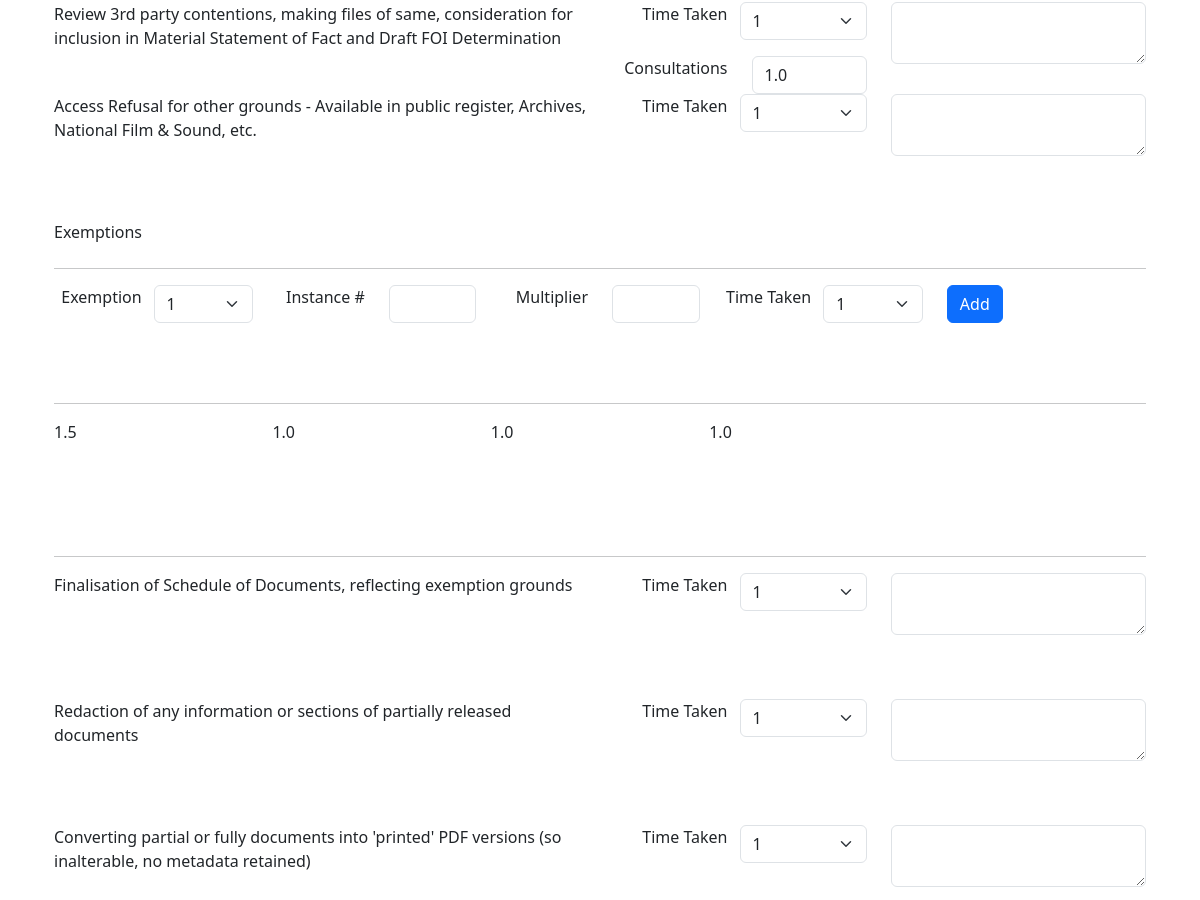
The page /edit_survey/2 (signed in, middle part) on the database as committed earlier.
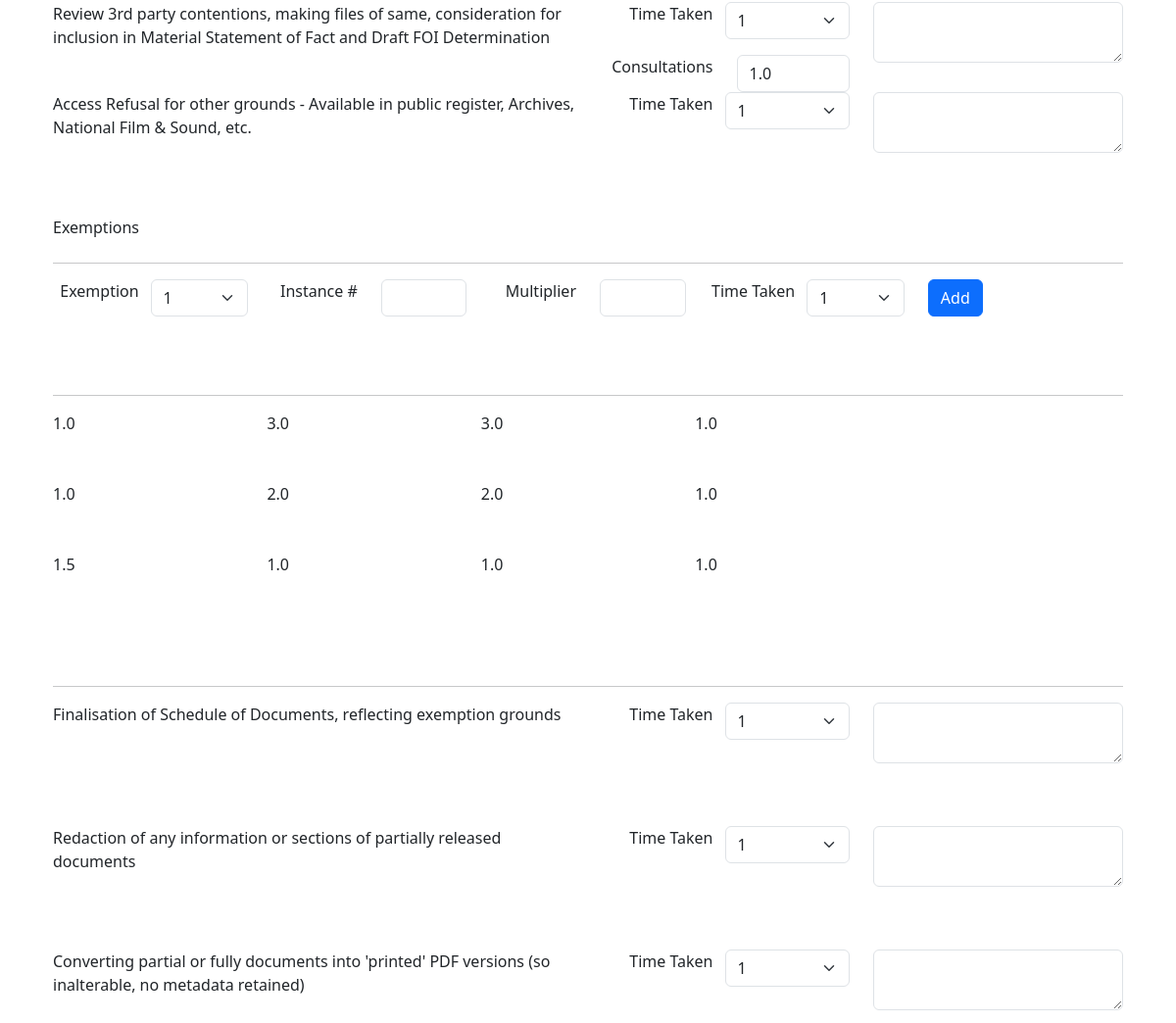
The same page on the database as committed later.
### app/models.py (models this page shows, shortened)
class Exemption(db.Model):
    id: so.Mapped[int] = so.mapped_column(primary_key=True)
    exemption_name: so.Mapped[str] = so.mapped_column(sa.String(140))
    exemption_instance: so.Mapped[float] = so.mapped_column(sa.Float)
    exemption_multiplier: so.Mapped[float] = so.mapped_column(sa.Float)
    exemption_time: so.Mapped[float] = so.mapped_column(sa.Float)
    timestamp: so.Mapped[datetime] = so.mapped_column(
        index=True, default=lambda: datetime.now(timezone.utc))
    survey_id: so.Mapped[int] = so.mapped_column(sa.ForeignKey(Survey.id),
                                               index=True)
    author: so.Mapped[Survey] = so.relationship(back_populates='exemptions')

### app/routes.py (the view, shortened to what this page needs)
@app.route('/edit_survey/<id>', methods=['GET', 'POST'])
@login_required
def edit_survey(id):
    survey = db.first_or_404(sa.select(Survey).where(Survey.id == id))
    form1 = EditSurveyForm(id)
    form2 = ExemptionForm()
    if form1.validate_on_submit():
        survey.survey_name = form1.survey_name.data
        survey.field1 = form1.field1.data
        survey.comment1=form1.comment1.data
        survey.field2 = form1.field2.data
        survey.comment2=form1.comment2.data
        survey.field3 = form1.field3.data
        survey.comment3 = form1.comment3.data
        survey.field4 = form1.field4.data
        survey.comment4 = form1.comment4.data
        survey.field5 = form1.field5.data
        survey.comment5 = form1.comment5.data
        survey.field6 = form1.field6.data
        survey.comment6 = form1.comment6.data
        survey.field7 = form1.field7.data
        survey.comment7 = form1.comment7.data
        survey.field8 = form1.field8.data
        survey.comment8 = form1.comment8.data
        survey.field9 = form1.field9.data
        survey.comment9 = form1.comment9.data
        survey.field10 = form1.field10.data
        survey.comment10 = form1.comment10.data
        survey.field11 = form1.field11.data
        survey.field12 = form1.field12.data
        survey.comment12 = form1.comment12.data
        survey.field13 = form1.field13.data
        survey.comment13 = form1.comment13.data
        survey.field14 = form1.field14.data
        survey.comment14 = form1.comment14.data
        survey.field15 = form1.field15.data
        survey.comment15 = form1.comment15.data
        survey.field16 = form1.field16.data
        survey.comment16 = form1.comment16.data
        survey.field17 = form1.field17.data
        survey.comment17 = form1.comment17.data
        survey.field18 = form1.field18.data
        survey.comment18 = form1.comment18.data
        survey.field19 = form1.field19.data
        survey.comment19 = form1.comment19.data
        survey.result=form1.result.data
        db.session.commit()
        flash('Your changes have been saved.')
        return redirect(url_for('edit_survey', id=id))
    elif request.method == 'GET':
        form1.survey_name.data = survey.survey_name
        form1.field1.data = survey.field1
        form1.comment1.data = survey.comment1
        form1.field2.data = survey.field2
        form1.comment2.data = survey.comment2
        form1.field3.data = survey.field3
        form1.comment3.data = survey.comment3
        form1.field4.data = survey.field4
        form1.comment4.data = survey.comment4
        form1.field5.data = survey.field5
        form1.comment5.data = survey.comment5
        form1.field6.data = survey.field6
        form1.comment6.data = survey.comment6
        form1.field7.data = survey.field7
        form1.comment7.data = survey.comment7
        form1.field8.data = survey.field8
        form1.comment8.data = survey.comment8
        form1.field9.data = survey.field9
        form1.comment9.data = survey.comment9
        form1.field10.data = survey.field10
        form1.comment10.data = survey.comment10
        form1.field11.data = survey.field11
        form1.field12.data = survey.field12
        form1.comment12.data = survey. comment12
        form1.field13.data = survey.field13
        form1.comment13.data = survey.comment13
        form1.field14.data = survey.field14
        form1.comment14.data = survey.comment14
        form1.field15.data = survey.field15
        form1.comment15.data = survey.comment15
        form1.field16.data = survey. field16
        form1.comment16.data = survey.comment16
        form1.field17.data = survey.field17
        form1.comment17.data = survey.comment17
        form1.field18.data = survey.field18
        form1.comment18.data = survey.comment18
        form1.field19.data = survey.field19
        form1.comment19.data = survey.comment19
        form1.result.data = survey.result
    exemptions = db.paginate(survey.following_exemptions(),error_out=False)
    return render_template('edit_survey.html', exemptions=exemptions.items, title='Edit Survey',
                           form1=form1,form2=form2)

### app/forms.py
class ExemptionForm(FlaskForm):
    exemption_name = SelectField('Exemption', choices=[(1, 1), (1.5, 1.5),(2, 2)],coerce=float,validators=[DataRequired()])
    exemption_instance = FloatField('Instance #', validators=[DataRequired()])
    exemption_multiplier = FloatField('Multiplier', validators=[DataRequired()])
    exemption_time = SelectField('Time Taken', choices=[(1, 1), (1.5, 1.5),(2, 2)],coerce=float,validators=[DataRequired()])
    submit = SubmitField('Add')

### app/models.py (called while the page is built)
@login.user_loader
def load_user(id):
    return db.session.get(User, int(id))

    def following_exemptions(self):
        return (
        sa.select(Exemption)
        .join(Survey, Exemption.survey_id == Survey.id)  # Fix here
        .where(Survey.id == self.id)
        .group_by(Exemption)
        .order_by(Exemption.timestamp.desc())
    )

### app/routes.py (called while the page is built)
@app.before_request
def before_request():
    if current_user.is_authenticated:
        current_user.last_seen = datetime.now(timezone.utc)
        db.session.commit()

### app/templates/edit_survey.html (shortened to what this page needs)
{% extends "base.html" %}
{% import "form_layouts.html" as wtf %}
{% block content %}
    {{ wtf.survey_form(form1,form2,exemptions) }}
{% endblock %}

### app/templates/form_layouts.html (shortened to what the changed rows need)
{% macro survey_form(form1,form2,exemptions, action="", method="post", id="", novalidate=False) %}
    <form
      {%- if action != None %} action="{{ action }}"{% endif -%}
      {%- if method %} method="{{ method }}"{% endif %}
      {%- if novalidate %} novalidate{% endif -%}>
      {% set ns = namespace(first_field=true) %}
      <div class="container">
              <div class="row pb-5">
                        {% for exemption in exemptions %}
                        {% include '_exemption.html' %}
                      {% endfor %}
              </div>
      </div>
    </form>
{% endmacro %}

### app/templates/_exemption.html
<div class="row pb-5">
        <div class="col">
            {{ exemption.exemption_name}}
        </div>
        <div class="col">
            {{ exemption.exemption_instance}}
        </div>
        <div class="col">
            {{ exemption.exemption_multiplier}}
        </div>
        <div class="col">
            {{ exemption.exemption_time}}
        </div>
        <div class="col">
        </div>
</div>

Rows that differ between the two databases and show on the page:
added Exemption: exemption_name "1.0", exemption_instance "3.0", exemption_multiplier "3.0", exemption_time "1.0"
added Exemption: exemption_name "1.0", exemption_instance "2.0", exemption_multiplier "2.0", exemption_time "1.0"
